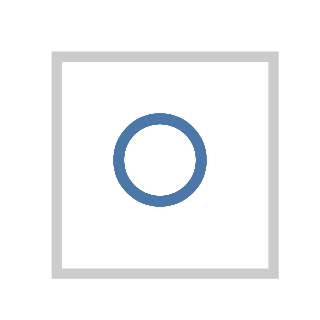

Source (Vega-Lite JSON):
### Vega specification from a JSON file in a GitHub repository (floating-point values rounded to 4 significant figures)
{"$schema": "https://vega.github.io/schema/vega/v3.0.json", "autosize": "pad", "padding": 5, "encode": {"update": {"stroke": {"value": "#ccc"}, "fill": {"value": "transparent"}}}, "data": [{"name": "source_0", "values": [{"a": "C", "b": 2}, {"a": "C", "b": 7}, {"a": "C", "b": 4}, {"a": "D", "b": 1}, {"a": "D", "b": 2}, {"a": "D", "b": 6}, {"a": "E", "b": 8}, {"a": "E", "b": 4}, {"a": "E", "b": 7}]}], "signals": [{"name": "width", "update": "21"}, {"name": "height", "update": "21"}], "marks": [{"name": "marks", "type": "symbol", "role": "point", "from": {"data": "source_0"}, "encode": {"update": {"x": {"signal": "width", "mult": 0.5}, "y": {"signal": "height", "mult": 0.5}, "stroke": {"value": "#4c78a8"}, "fill": {"value": "transparent"}, "opacity": {"value": 0.7}}}}], "config": {"axis": {"domainColor": "#888", "tickColor": "#888"}, "axisY": {"minExtent": 30}}}
